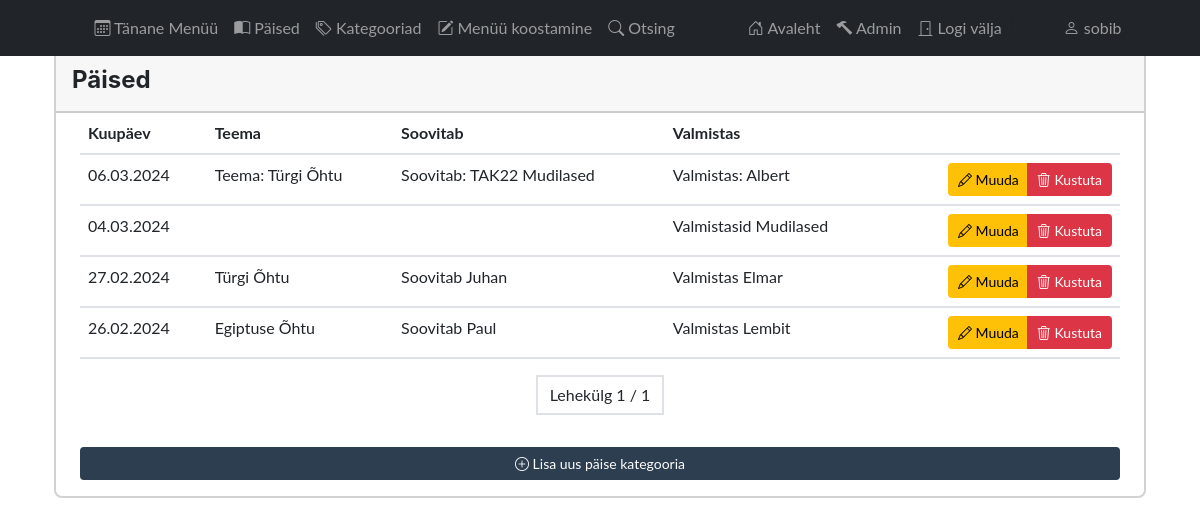
The page /app_admin/menu/ (signed in) on the database as committed earlier.
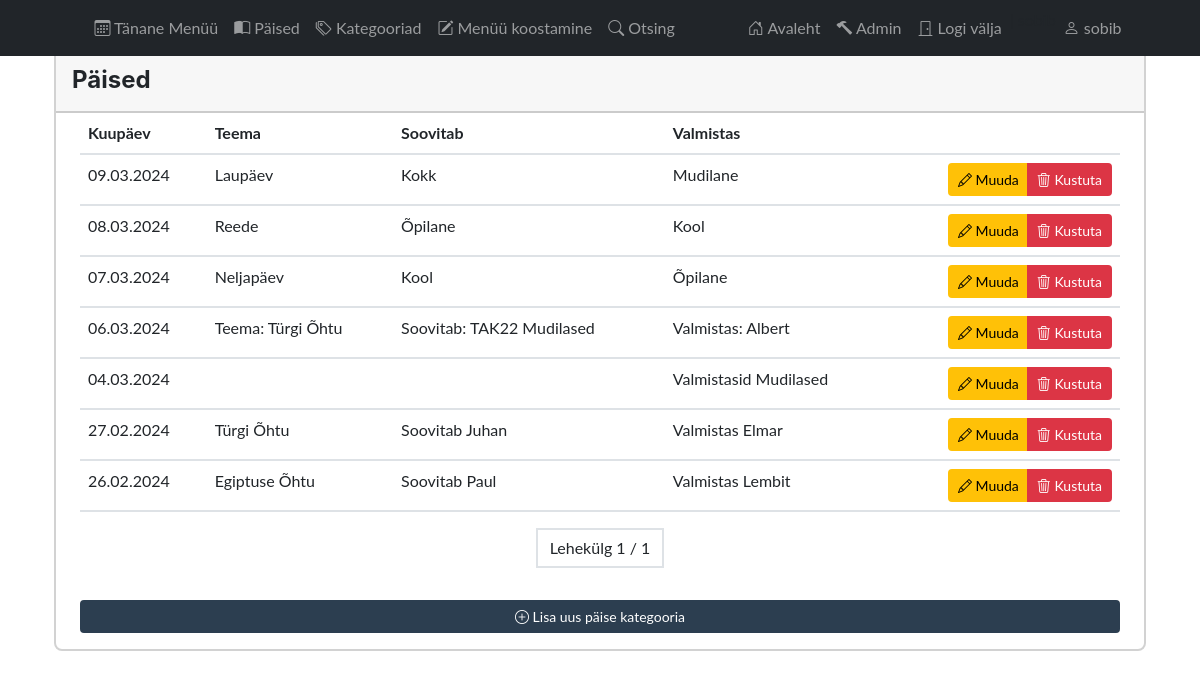
The same page on the database as committed later.
### app_admin/models.py (models this page shows, shortened)
class Menu(models.Model):
    date = models.DateField(blank=False, null=False, unique=True)
    theme = models.CharField(max_length=50, null=True, blank=True)
    recommends = models.CharField(max_length=100, null=True, blank=True)
    prepared = models.CharField(max_length=100, null=True, blank=True)
    class Meta:
        ordering = ['-date']
        verbose_name_plural = 'menu'

### app_admin/views.py (the view)
# urls.py: path('menu/', views.MenuListView.as_view(), name='menu'),
class MenuListView(ListView):
    template_name = 'app_admin/menu.html'
    context_object_name = 'data'
    paginate_by = 10
    def get_queryset(self):
        return Menu.objects.all()
    def get_context_data(self, **kwargs):
        context = super().get_context_data(**kwargs)
        return context

### app_admin/templates/app_admin/menu.html (shortened to what this page needs)
{% extends "base_admin.html" %}
{% block content %}
    {% if user.is_authenticated %}
        <div class="container mt-5">
            <div class="col-auto mx-auto">
                <div class="card col-12 mx-auto">
                    <div class="card-header">
                        <div class="card-title d-flex justify-content-between align-self-auto">
                            <h4 class="m-0 mt-2">Päised</h4>
                        </div>
                    </div>
                    <div class="table-body mx-4">
                        <table class="table custom-table" id="dataTable">
                            <thead>
                            <tr>
                                <th>Kuupäev</th>
                                <th>Teema</th>
                                <th>Soovitab</th>
                                <th>Valmistas</th>
                                <th></th>
                            </tr>
                            </thead>
                            <tbody>
                            {% for menu in data %}
                                <tr>
                                    <td>{{ menu.date|date:"d.m.Y" }}</td>
                                    <td>{% if menu.theme %} {{ menu.theme }} {% endif %}</td>
                                    <td>{% if menu.recommends %} {{ menu.recommends }} {% endif %} </td>
                                    <td>{% if menu.prepared %} {{ menu.prepared }} {% endif %}</td>
                                    <td class="text-end">
                                        <div class="btn-group">
                                            <a class="btn btn-warning btn-sm"
                                               href="{% url 'app_admin:menu_update' pk=menu.id %}"><i
                                                    class="bi bi-pencil"></i> Muuda</a>
                                            <a class="btn btn-danger btn-sm"
                                               href="{% url 'app_admin:menu_delete' pk=menu.id %}"><i
                                                    class="bi bi-trash3"></i> Kustuta</a>
                                        </div>
                                    </td>
                                </tr>
                            {% endfor %}
                            </tbody>
                        </table>
                        <div class="d-flex justify-content-center mt-3">
                            <ul class="pagination">
                                <li class="page-link text-dark">
                                    Lehekülg {{ page_obj.number }} / {{ page_obj.paginator.num_pages }}
                                </li>
                            </ul>
                        </div>
                        <a class="btn btn-secondary btn-sm d-block mx-auto mt-3 mb-3"
                           href="{% url 'app_admin:menu_create' %}"><i class="bi bi-plus-circle"></i> Lisa
                            uus päise kategooria</a>
                    </div>
                </div>
            </div>
        </div>
    {% endif %}
{% endblock %}

Rows that differ between the two databases and show on the page:
added Menu: date "09.03.2024", theme "Laupäev", recommends "Kokk", prepared "Mudilane"
added Menu: date "08.03.2024", theme "Reede", recommends "Õpilane", prepared "Kool"
added Menu: date "07.03.2024", theme "Neljapäev", recommends "Kool", prepared "Õpilane"
